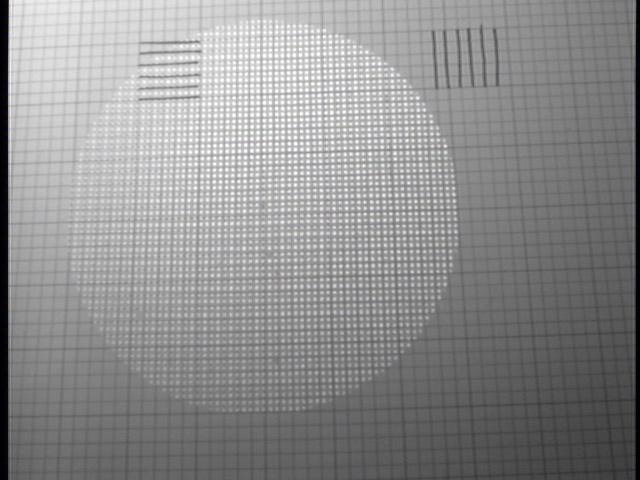
%> input picture processedData/Magnification/images/snap-unknown-20180313-131305-1.jpeg, 640 x 480 px
$ octave wireMeshMagnification.m   (GNU Octave 9; MATLAB toolbox functions it lacks are replaced by stand-ins)
%> lines starting %> are read from the running program, lines starting %| are printed output that depends on the picture
### processedData/Magnification/DiffractionData.m
function [x ,y] = DiffractionData(imagefile, savefile_, line, option)
%> called with savefile_ = 'snap-unknown-20180313-131305-1_data1', line = 72, option = 'hor'
% this function takes an image file and returns a text file that contains
% the intensity data along a user inputted horizontal or vertical
% scan line. It will also plot the line segment you have choosen.

% imagefile = name of the image file
% savefile = file name for the saved data. An extension _hor or _ver will
% be added depending on which type of line cut is taken
% line = row or column to take the line out
% option = 'hor' or 'ver' to choose to take a horizontal line or vertical
% line segment.
%
% an example usage would be

% DiffractionData_v2('wire.jpeg','wire_cut', 250, 'hor')

%This would import the image wire.jpeg and output the intensity as a
%function of pixel position along the y=250 horizontal line to the data
%file wire_cut_hor.txt.

%The image files captured will usually be 480x640 (horizontal x vertical)

image = rgb2gray(imread(imagefile));
%> image: size 480x640 uint8; min 0, max 255, mean 142.2
x = [0];
y = [0];

if option=='hor'
    savefile_hor = [savefile_,'_hor.txt'];
    output_hor = fopen(savefile_hor,'w');
    if (line >= 0) && (line <= 480)
        for j=1:640
            diffractionarray(1,j)=(j);
            diffractionarray(2,j)=(image(line,j));
        end
%> after the loop, diffractionarray = 640 columns, first 8: [1 2 3 4 5 6 7 8; 1 0 0 3 4 5 11 19]

        fprintf(output_hor,'\n %i, %i',diffractionarray(1:2,:));
        plot(diffractionarray(1,:),diffractionarray(2,:));
        x = diffractionarray(1,:);
%> x = 640 values from 1 to 640
        y = diffractionarray(2,:);
%> y = 640 values, max 255 at index 320, min 0 at index 2, mean 176.6

    else
        disp('ERROR: line out of range')
    end
end

if option=='ver'
    savefile_ver = [savefile_,'_ver.txt'];
    output_ver = fopen(savefile_ver,'w');
    if (line >= 0) & (line <= 640)
        for j=1:480
            diffractionarray(1,j)=(j);
            diffractionarray(2,j)=(image(j,line));
        end

        fprintf(output_ver,'\n %i, %i',diffractionarray(1:2,:));
        plot(diffractionarray(1,:),diffractionarray(2,:));
        x = diffractionarray(1,:);
        y = diffractionarray(2,:);

    else
        disp('ERROR: line out of range')
    end

end


status = fclose('all');

### processedData/Magnification/wireMeshMagnification.m
%% Magnification:
close all; clc; clear all;

imagefile = 'C:\Users\Adam\Documents\My Homework\PHYS 408\phys408FourierOptics\processedData\Magnification\images\snap-unknown-20180313-131305-1.jpeg';
savefile_ = 'snap-unknown-20180313-131305-1_data1';
%line = 255
option = 'hor';
line_measurement = 158;
line_spacing = 72;

[x_ref ,y_ref] = DiffractionData(imagefile, savefile_, line_spacing, option);
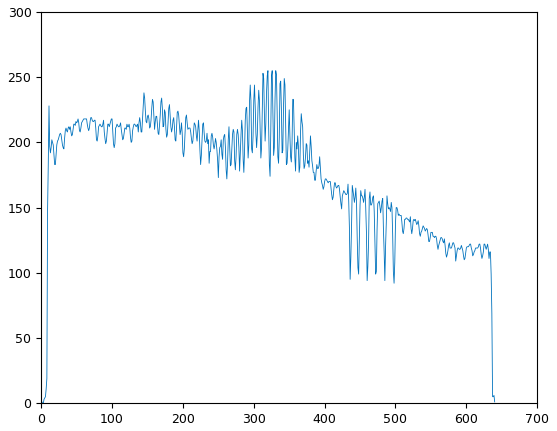
%> figure redrawn from the program's plot data; curve peaks at x = 320, y = 255
%> x_ref = 640 values from 1 to 640; y_ref has the same summary as y in DiffractionData
[x_measure ,y_measure] = DiffractionData(imagefile, savefile_, line_measurement, option);
%> x_measure = 640 values from 1 to 640; y_measure = 640 values, max 255 at index 216, min 1 at index 1, mean 166.3

figure(1)
set(groot, 'defaultAxesTickLabelInterpreter','latex');
set(groot, 'defaultLegendInterpreter','latex');
set(0,'defaulttextInterpreter','latex');
%> figure, not shown here; curve peaks at x = 216, y = 255

plot(x_ref,y_ref,'b-','linewidth',1.5)
hold on
plot(x_measure,y_measure,'r-','linewidth',1.5)
legend('Reference Line Spacing (Pixel Row 72)','Image Spacing (Pixel Row 158)','Location','Northeast')
xlabel('Pixel Number')
ylabel('Pixel Intensity')
title('Sliced Pixel Intensity')
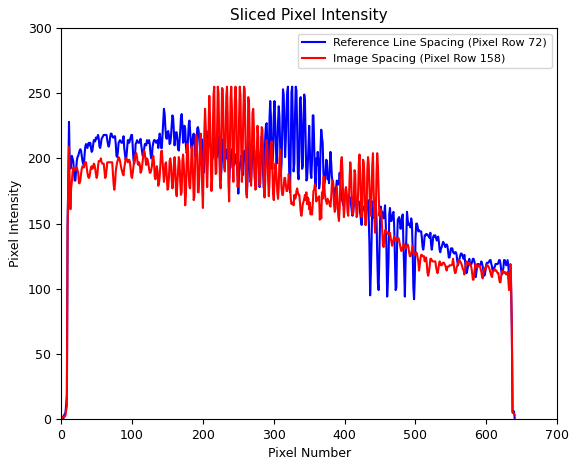
%> figure redrawn from the program's plot data; curve peaks at x = 320, y = 255; curve peaks at x = 216, y = 255
hold off

%% Fourier Transformed Image Analysis

imagefile = 'C:\Users\Adam\Documents\My Homework\PHYS 408\phys408FourierOptics\processedData\Magnification\images\snap-unknown-20180313-131446-1.jpeg';
savefile_ = 'snap-unknown-20180313-131305-1_data2';
%line = 255
option1 = 'hor';
option2 = 'ver';

line_measurement_vert = 321;
line_measurement_horz = 192;
line_spacing_vert = 194;

[x_ref_ ,y_ref_] = DiffractionData(imagefile, savefile_, line_spacing_vert, option2);
%> call 3 of DiffractionData, with savefile_ = 'snap-unknown-20180313-131305-1_data2', line = 194, option = 'ver'
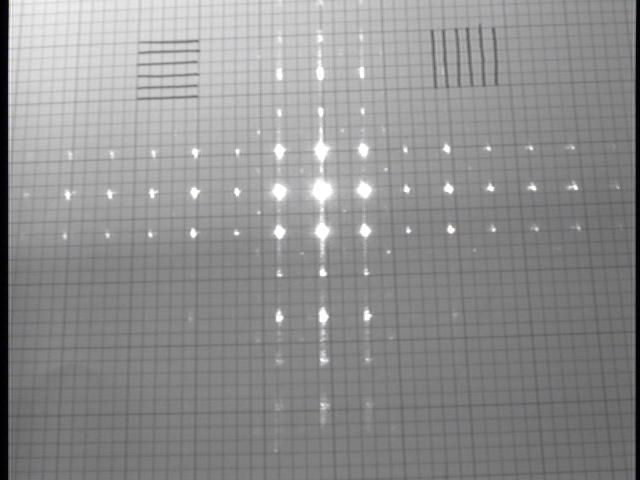
%> input picture processedData/Magnification/images/snap-unknown-20180313-131446-1.jpeg, 640 x 480 px
%> after the loop in DiffractionData (call 3), `for j=1:480`: diffractionarray = 480 columns, first 8: [1 2 3 4 5 6 7 8; 220 220 217 217 219 213 208 212]
%> in DiffractionData (call 3), `x = diffractionarray(1,:);`: x = 480 values from 1 to 480
%> in DiffractionData (call 3), `y = diffractionarray(2,:);`: y = 480 values, max 255 at index 152, min 112 at index 456, mean 161.3
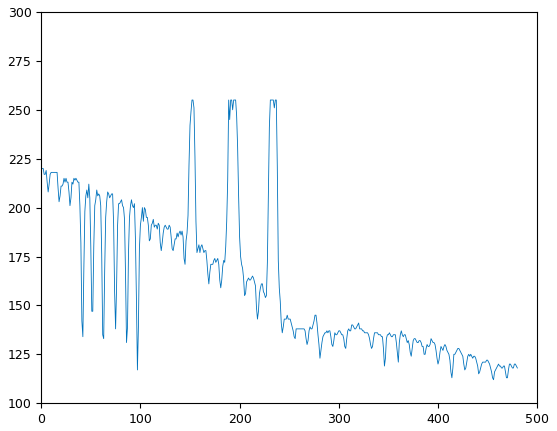
%> figure redrawn from the program's plot data; curve peaks at x = 152, y = 255
%> x_ref_ = 480 values from 1 to 480; y_ref_ has the same summary as y in DiffractionData
[x_measure_vert ,y_measure_vert] = DiffractionData(imagefile, savefile_, line_measurement_vert, option2);
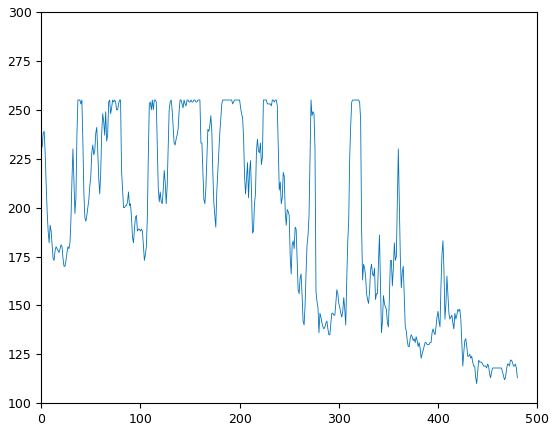
%> figure redrawn from the program's plot data; curve peaks at x = 37, y = 255
%> x_measure_vert = 480 values from 1 to 480; y_measure_vert = 480 values, max 255 at index 37, min 110 at index 439, mean 190
[x_measure_horz ,y_measure_horz] = DiffractionData(imagefile, savefile_, line_measurement_horz, option1);
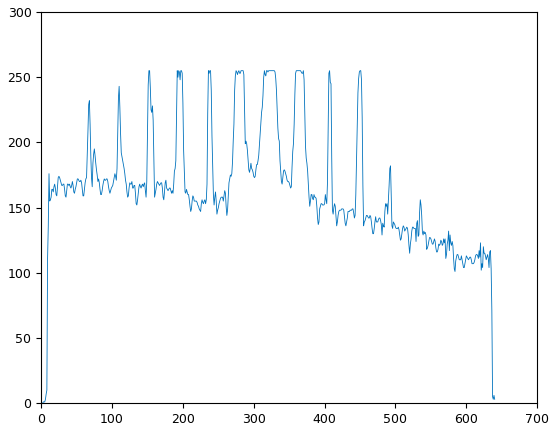
%> figure redrawn from the program's plot data; curve peaks at x = 152, y = 255
%> x_measure_horz = 640 values from 1 to 640; y_measure_horz = 640 values, max 255 at index 152, min 0 at index 1, mean 163.7

figure(2)
set(groot, 'defaultAxesTickLabelInterpreter','latex');
set(groot, 'defaultLegendInterpreter','latex');
set(0,'defaulttextInterpreter','latex');

plot(x_ref_,y_ref_,'b-','linewidth',1.5)
hold on
%plot(x_measure_vert,y_measure_vert,'r-','linewidth',1.5)
%plot(x_measure_horz,y_measure_horz,'g-','linewidth',1.5)
%legend('Reference Line Spacing (Vert Column 194)','Image Spacing (Vert Column 321)','Image Spacing (Pixel Row 192)','Location','Northeast')
xlabel('Pixel Number')
ylabel('Pixel Intensity')
title('Sliced Pixel Intensity For Fourier Transformed Image')
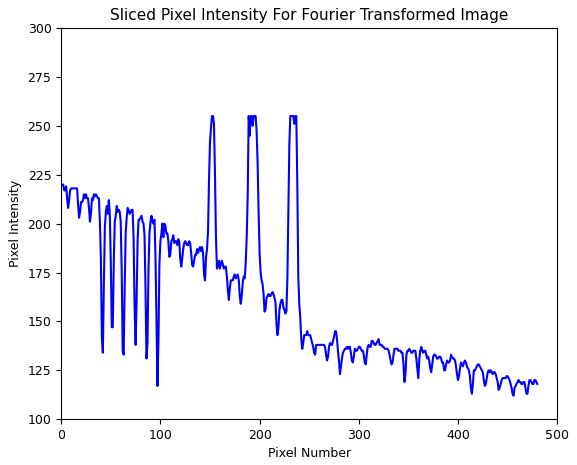
%> figure redrawn from the program's plot data; curve peaks at x = 152, y = 255
hold off
